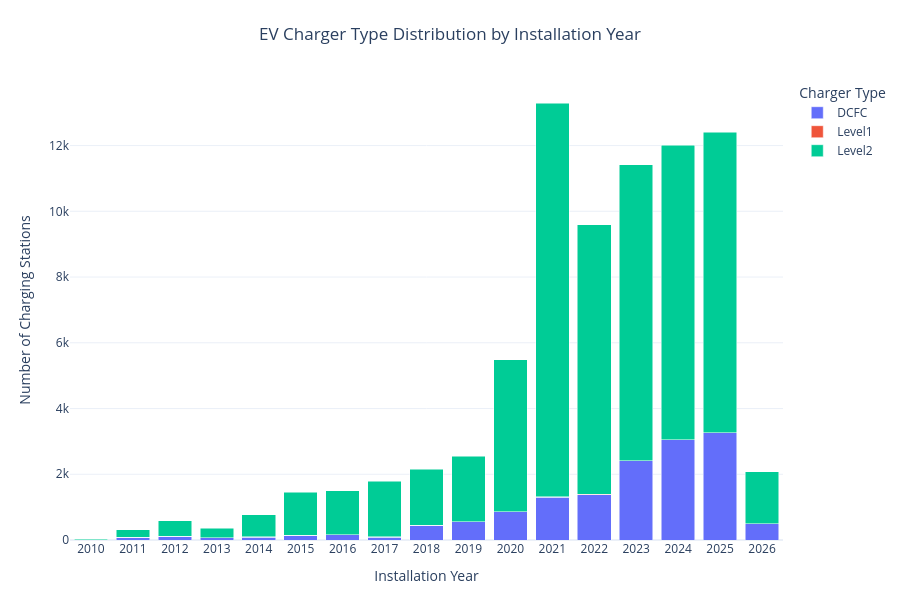

Notebook code for this chart:
### Code cell
fig_type_year = px.bar(
    type_year_summary,
    x="install_year",
    y="station_count",
    color="charger_level",
    title="EV Charger Type Distribution by Installation Year",
    labels={
        "install_year": "Installation Year",
        "station_count": "Number of Charging Stations",
        "charger_level": "Charger Type"
    },
    hover_data={
        "install_year": True,
        "charger_level": True,
        "station_count": ":,",
        "total_ports": ":,"
    }
)

fig_type_year.update_layout(
    title_x=0.5,
    template="plotly_white",
    height=600,
    margin=dict(l=70, r=40, t=80, b=60),
    xaxis=dict(dtick=1),
    xaxis_title="Installation Year",
    yaxis_title="Number of Charging Stations",
    legend_title_text="Charger Type",
    barmode="stack"
)

fig_type_year.show()

### Figure 1 — Plotly figure (JSON) as saved in the notebook; plotly's stock layout.template omitted (floating-point values rounded to 4 significant figures)
{"data": [{"customdata": [["DCFC", 44], ["DCFC", 207], ["DCFC", 290], ["DCFC", 570], ["DCFC", 585], ["DCFC", 1170], ["DCFC", 879], ["DCFC", 620], ["DCFC", 3198], ["DCFC", 3323], ["DCFC", 4992], ["DCFC", 5525], ["DCFC", 7021], ["DCFC", 11281], ["DCFC", 14095], ["DCFC", 17566], ["DCFC", 2421]], "hovertemplate": "Charger Type=%{customdata[0]}<br>Installation Year=%{x}<br>Number of Charging Stations=%{y:,}<br>total_ports=%{customdata[1]:,}<extra></extra>", "legendgroup": "DCFC", "marker": {"color": "#636efa", "pattern": {"shape": ""}}, "name": "DCFC", "orientation": "v", "showlegend": true, "textposition": "auto", "type": "bar", "x": [2010, 2011, 2012, 2013, 2014, 2015, 2016, 2017, 2018, 2019, 2020, 2021, 2022, 2023, 2024, 2025, 2026], "xaxis": "x", "y": [3, 77, 112, 67, 81, 145, 153, 87, 445, 548, 864, 1297, 1384, 2408, 3046, 3263, 493], "yaxis": "y"}, {"customdata": [["Level1", 1], ["Level1", 56], ["Level1", 13], ["Level1", 75], ["Level1", 54], ["Level1", 2], ["Level1", 43], ["Level1", 17], ["Level1", 15], ["Level1", 39], ["Level1", 1], ["Level1", 81], ["Level1", 40], ["Level1", 7], ["Level1", 8], ["Level1", 9]], "hovertemplate": "Charger Type=%{customdata[0]}<br>Installation Year=%{x}<br>Number of Charging Stations=%{y:,}<br>total_ports=%{customdata[1]:,}<extra></extra>", "legendgroup": "Level1", "marker": {"color": "#EF553B", "pattern": {"shape": ""}}, "name": "Level1", "orientation": "v", "showlegend": true, "textposition": "auto", "type": "bar", "x": [2010, 2011, 2012, 2013, 2014, 2015, 2016, 2017, 2018, 2019, 2020, 2021, 2022, 2023, 2024, 2025], "xaxis": "x", "y": [1, 3, 6, 5, 11, 2, 5, 5, 5, 8, 1, 19, 5, 3, 4, 4], "yaxis": "y"}, {"customdata": [["Level2", 197], ["Level2", 550], ["Level2", 1198], ["Level2", 799], ["Level2", 1831], ["Level2", 3172], ["Level2", 3401], ["Level2", 4934], ["Level2", 5658], ["Level2", 5526], ["Level2", 11402], ["Level2", 25582], ["Level2", 21220], ["Level2", 23748], ["Level2", 27097], ["Level2", 24504], ["Level2", 4001]], "hovertemplate": "Charger Type=%{customdata[0]}<br>Installation Year=%{x}<br>Number of Charging Stations=%{y:,}<br>total_ports=%{customdata[1]:,}<extra></extra>", "legendgroup": "Level2", "marker": {"color": "#00cc96", "pattern": {"shape": ""}}, "name": "Level2", "orientation": "v", "showlegend": true, "textposition": "auto", "type": "bar", "x": [2010, 2011, 2012, 2013, 2014, 2015, 2016, 2017, 2018, 2019, 2020, 2021, 2022, 2023, 2024, 2025, 2026], "xaxis": "x", "y": [29, 230, 468, 288, 682, 1310, 1343, 1696, 1696, 1999, 4616, 11979, 8197, 9003, 8953, 9141, 1587], "yaxis": "y"}], "layout": {"barmode": "stack", "height": 600, "legend": {"title": {"text": "Charger Type"}, "tracegroupgap": 0}, "margin": {"b": 60, "l": 70, "r": 40, "t": 80}, "title": {"text": "EV Charger Type Distribution by Installation Year", "x": 0.5}, "xaxis": {"anchor": "y", "domain": [0, 1], "dtick": 1, "title": {"text": "Installation Year"}}, "yaxis": {"anchor": "x", "domain": [0, 1], "title": {"text": "Number of Charging Stations"}}}}
